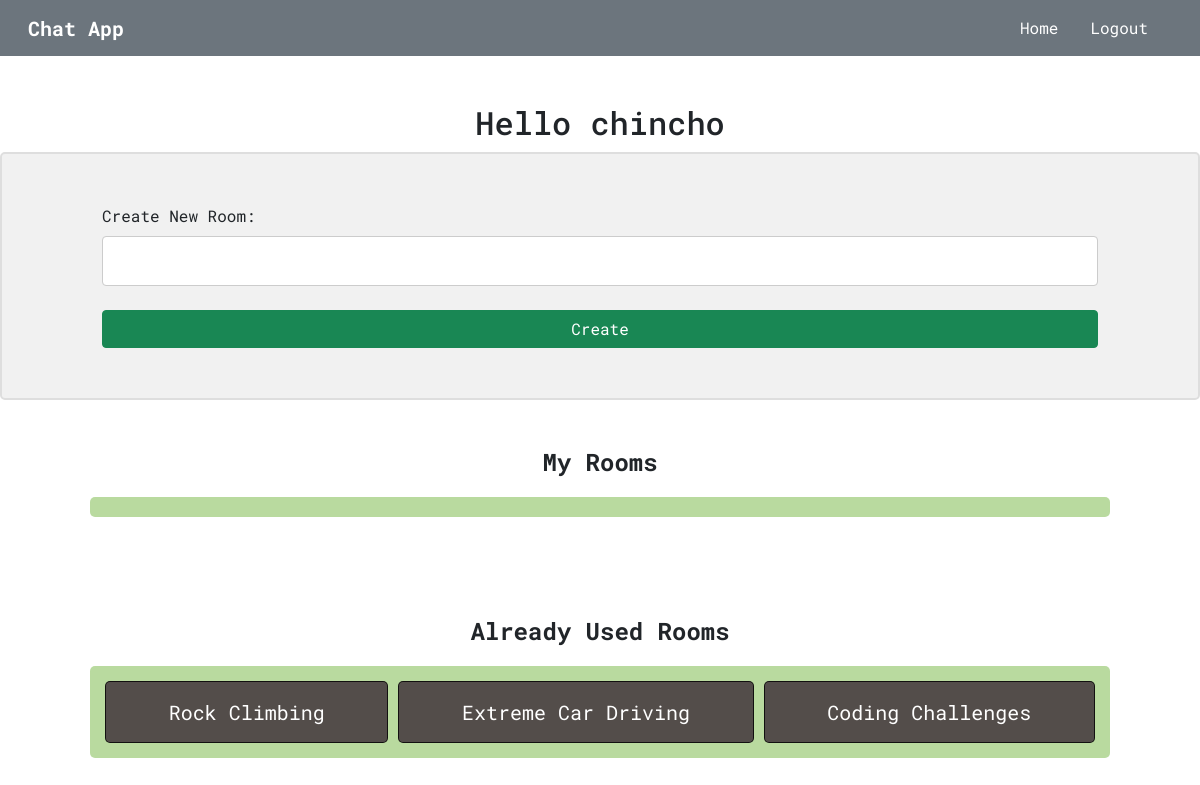
Page /personal (signed in) on the committed database.
### chat_app/models.py (models this page shows, shortened)
class Room(models.Model):
    name = models.CharField(max_length=1000)
    slug = models.SlugField(max_length=1500, null=True)
    user = models.ForeignKey(User, on_delete=models.CASCADE, null=True)

### chat_app/views.py (the view)
# urls.py: path("personal", views.personal_page, name="personal-page"),
@login_required
def personal_page(request):
    form = HomeForm()
    present_user = request.user
    all_rooms = Room.objects.all()
    my_rooms = all_rooms.filter(user=present_user).all()
    all_room_users = RoomUsers.objects.values_list("username_room", flat=True)
    used_rooms = []
    for item in list(all_room_users):
        concrete_room = all_rooms.filter(name=item.split("^")[-1]).first()
        used_rooms.append(concrete_room)
    return render(request, "chat/home.html", {
        "form": form,
        "user": present_user,
        "my_rooms": my_rooms,
        "used_rooms": used_rooms
    })

### chat_app/forms.py
class HomeForm(forms.Form):
    room_name = forms.CharField(label="Create New Room", max_length=1000,
                                widget=forms.TextInput(attrs={"class": "form-control"}))

### chat_app/templates/chat/home.html (shortened to what this page needs)
{% extends "base.html" %}
{% load static %}
{% block css_styles %}
  <link rel="stylesheet" href="{% static 'chat/home.css' %}">
{% endblock %}
{% block content %}
<div align="center" class="mt-5">
  <h2>Hello {{ user.username }}</h2>
</div>
<div class="my-container">
    <form id="post-form" method="POST" action="{% url 'check-view' %}">
        {{ form.as_p }}
        <button type="submit" class="btn btn-success rounded-1 w-100">Create</button>
    </form>
</div>
<h4 class="text-center fw-bold mt-5">My Rooms</h4>
<div class="grid-container">
</div>
<h4 class="text-center fw-bold mt-5">Already Used Rooms</h4>
<div class="grid-container">
  {% for room in used_rooms %}
    <a href="{% url 'room-page' room=room.name username=user.username %}" class="grid-item-2">{{ room.name }}</a>
  {% endfor %}
</div>
{% endblock %}

### static/base.css (style rules this page uses)
body { font-family: 'Roboto Mono', monospace; }

### chat_app/static/chat/home.css (style rules this page uses)
.my-container { border: 2px solid #dedede; background-color: #f1f1f1; border-radius: 5px; padding: 10px; margin: 10px 0; box-sizing: border-box; padding: 50px 100px; }
.my-container::after { content: ""; clear: both; display: table; }
input[type=text], select { width: 100%; padding: 12px 20px; margin: 8px 0; display: inline-block; border: 1px solid #ccc; border-radius: 4px; box-sizing: border-box; }
.grid-container { width: 85%; margin: auto; margin-top: 20px; margin-bottom: 100px; display: grid; grid-template-columns: auto auto auto; background-color: #a8d187cc; padding: 10px; border-radius: 5px; }
.grid-item-1, .grid-item-2 { display: block; color: white; border: 1px solid rgba(0, 0, 0, 0.8); padding: 15px; font-size: 20px; text-align: center; text-decoration: none; margin: 5px; border-radius: 5px; }
.grid-item-2 { background-color: rgba(36, 11, 34, 0.678); }

### rows in the picture
Room: name "Rock Climbing"
Room: name "Extreme Car Driving"
Room: name "Coding Challenges"

### other values in the picture
{{ user.username }} "chincho"
